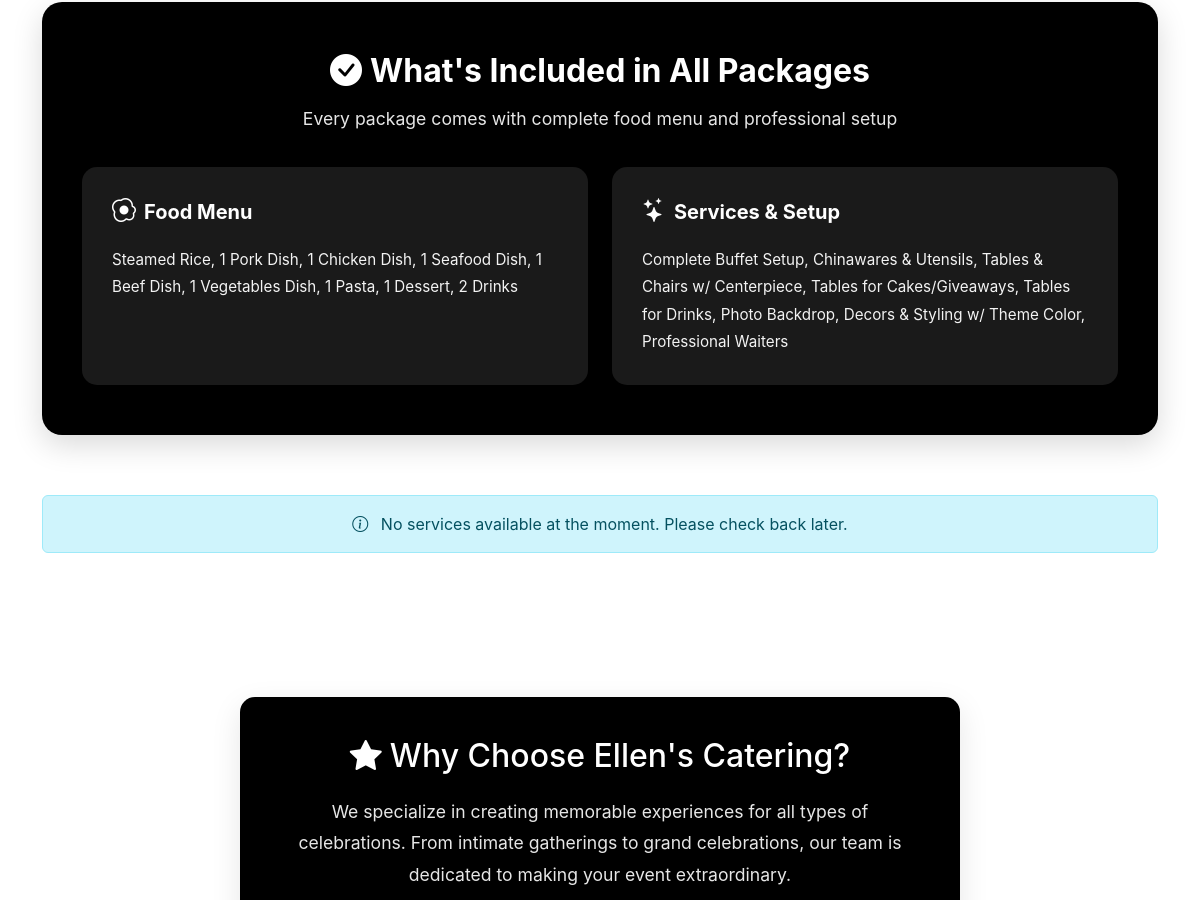
The app's page /services.php (middle part), older data.
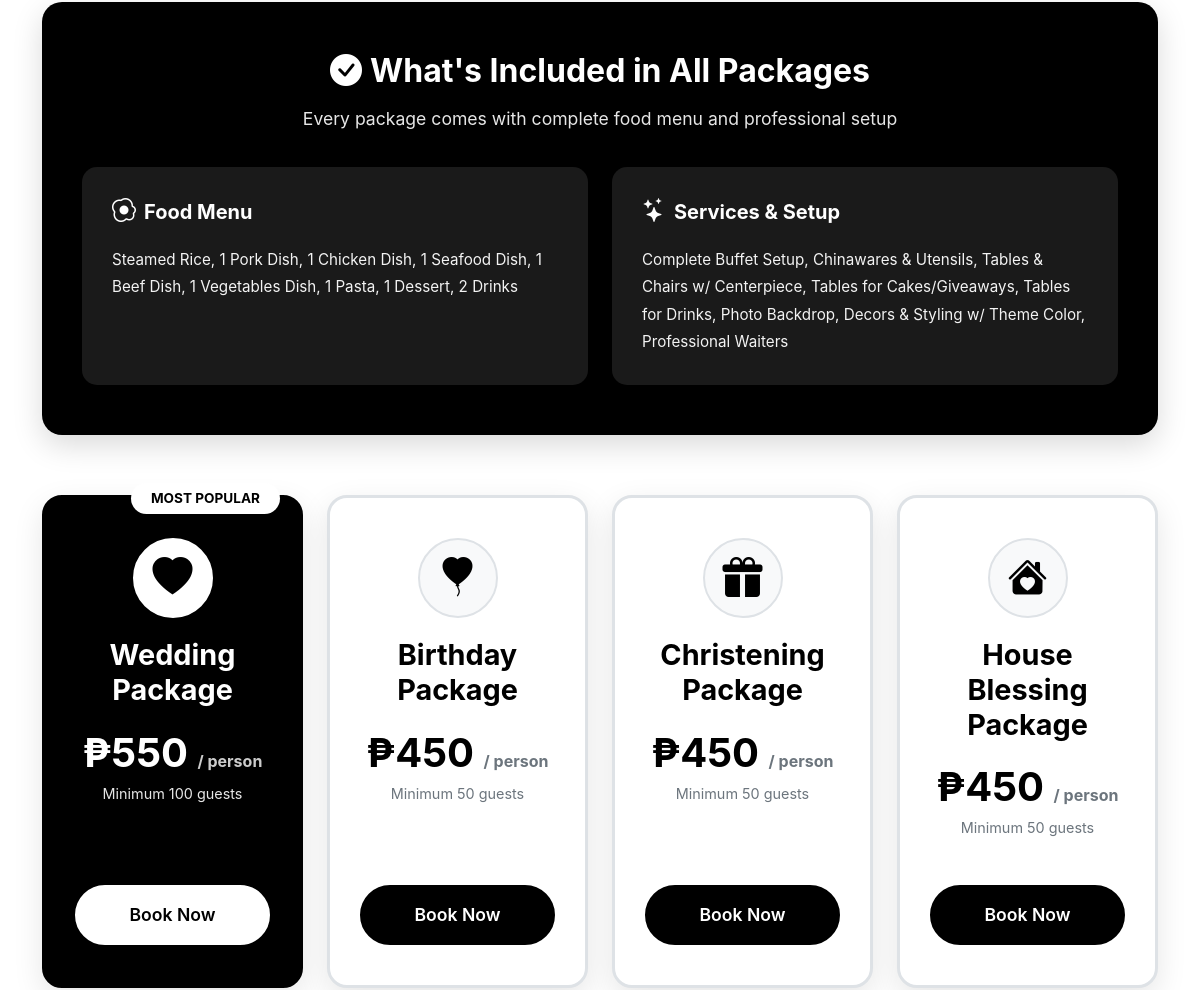
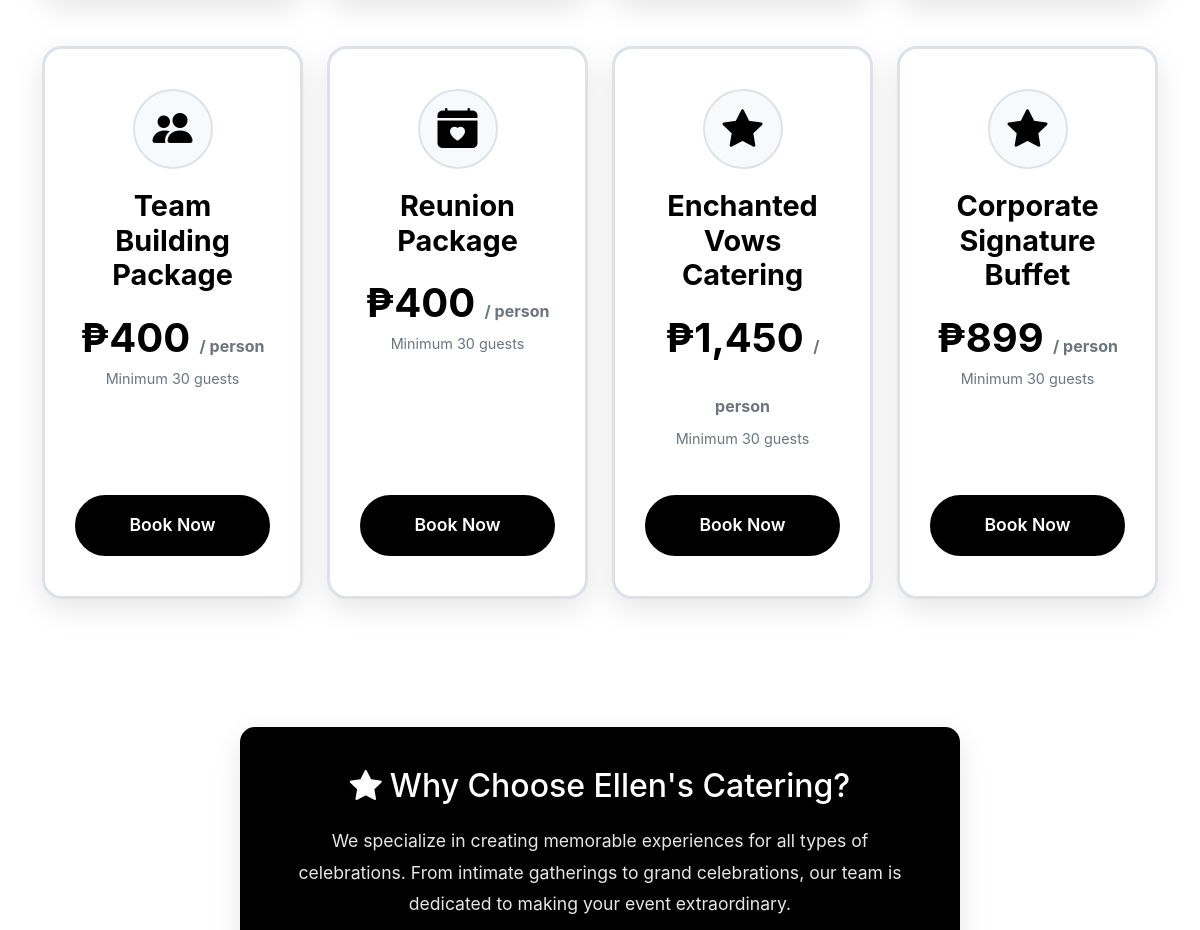
The same page, newer data (2 pictures, top to bottom).
### tables this page shows
CREATE TABLE `services` (
  `ServiceID` int(11) NOT NULL,
  `ServiceName` varchar(100) NOT NULL,
  `ServiceType` enum('wedding','birthday','christening','house_blessing','team_building','reunion','corporate','other') NOT NULL DEFAULT 'other',
  `PricePerPerson` decimal(10,2) NOT NULL,
  `MinimumGuests` int(11) DEFAULT 30,
  `Description` text DEFAULT NULL,
  `ImageURL` varchar(255) DEFAULT NULL,
  `IconClass` varchar(50) DEFAULT 'bi-star-fill' COMMENT 'Bootstrap icon class',
  `Inclusions` text DEFAULT NULL COMMENT 'JSON array of service inclusions',
  `IsPopular` tinyint(1) NOT NULL DEFAULT 0,
  `IsActive` tinyint(1) NOT NULL DEFAULT 1,
  `DisplayOrder` int(11) DEFAULT 0,
  `CreatedAt` timestamp NOT NULL DEFAULT current_timestamp(),
  `UpdatedAt` timestamp NOT NULL DEFAULT current_timestamp() ON UPDATE current_timestamp()
);

### services.php (the view, shortened to what this page needs)
<?php
$conn = getDB();
$servicesQuery = "SELECT * FROM services WHERE IsActive = 1 ORDER BY DisplayOrder ASC, ServiceID ASC";
$servicesResult = $conn->query($servicesQuery);
$services = [];
if ($servicesResult && $servicesResult->num_rows > 0) {
    while ($row = $servicesResult->fetch_assoc()) {
        $services[] = $row;
    }
}
?>
<!DOCTYPE html>
<html lang="en">
<head>
    <link href="https://cdn.jsdelivr.net/npm/bootstrap@5.3.3/dist/css/bootstrap.min.css" rel="stylesheet">
    <link href="https://cdn.jsdelivr.net/npm/bootstrap-icons@1.11.1/font/bootstrap-icons.css" rel="stylesheet">
</head>
<body>
    <section class="services-section">
        <div class="container">
            <div class="row" style="margin-bottom: 60px; margin-top: 40px;">
                <div class="col-12">
                    <div style="background: var(--primary-dark); color: white; border-radius: 20px; padding: 50px 40px; box-shadow: 0 10px 30px rgba(0,0,0,0.15);">
                        <div class="text-center" style="margin-bottom: 35px;">
                            <h3 style="font-size: 2rem; font-weight: 700; margin-bottom: 15px;">
                                <i class="bi bi-check-circle-fill me-2"></i>What's Included in All Packages
                            </h3>
                            <p style="color: rgba(255,255,255,0.9); font-size: 1.1rem; margin: 0;">
                                Every package comes with complete food menu and professional setup
                            </p>
                        </div>
                        <div class="row g-4">
                            <div class="col-md-6">
                                <div style="background: rgba(255,255,255,0.1); border-radius: 15px; padding: 30px; height: 100%;">
                                    <h5 style="color: white; font-weight: 700; margin-bottom: 20px; display: flex; align-items: center;">
                                        <i class="bi bi-egg-fried me-2" style="font-size: 1.5rem;"></i> Food Menu
                                    </h5>
                                    <p style="color: rgba(255,255,255,0.95); font-size: 0.95rem; line-height: 1.8; margin: 0;">
                                        Steamed Rice, 1 Pork Dish, 1 Chicken Dish, 1 Seafood Dish, 1 Beef Dish, 1 Vegetables Dish, 1 Pasta, 1 Dessert, 2 Drinks
                                    </p>
                                </div>
                            </div>
                            <div class="col-md-6">
                                <div style="background: rgba(255,255,255,0.1); border-radius: 15px; padding: 30px; height: 100%;">
                                    <h5 style="color: white; font-weight: 700; margin-bottom: 20px; display: flex; align-items: center;">
                                        <i class="bi bi-stars me-2" style="font-size: 1.5rem;"></i> Services & Setup
                                    </h5>
                                    <p style="color: rgba(255,255,255,0.95); font-size: 0.95rem; line-height: 1.8; margin: 0;">
                                        Complete Buffet Setup, Chinawares & Utensils, Tables & Chairs w/ Centerpiece, Tables for Cakes/Giveaways, Tables for Drinks, Photo Backdrop, Decors & Styling w/ Theme Color, Professional Waiters
                                    </p>
                                </div>
                            </div>
                        </div>
                    </div>
                </div>
            </div>
<div class="row g-4 mb-5">
    <?php if (!empty($services)): ?>
        <?php foreach ($services as $index => $service): ?>
            <?php
                $isPopular = $service['IsPopular'] == 1;
                $cardClass = $isPopular ? 'package-card featured' : 'package-card';
            ?>
            <div class="col-lg-3 col-md-6">
                <div class="<?= $cardClass ?>">
                    <div class="package-icon">
                        <i class="<?= htmlspecialchars($service['IconClass']) ?>"></i>
                    </div>
                    <h4><?= htmlspecialchars($service['ServiceName']) ?></h4>
                    <div class="package-price">
                        ₱<?= number_format($service['PricePerPerson'], 0) ?>
                        <span>/ person</span>
                    </div>
                    <p style="text-align: center; <?= !$isPopular ? 'color: var(--medium-gray);' : '' ?> font-size: 0.9rem; margin-top: -10px;">
                        Minimum <?= number_format($service['MinimumGuests']) ?> guests
                    </p>
                    <a href="manage_booking.php?package=<?= urlencode($service['ServiceName']) ?>" class="cta-button">Book Now</a>
                </div>
            </div>
            <?php
                if (($index + 1) % 4 == 0 && ($index + 1) < count($services)):
            ?>
                </div><div class="row g-4 mb-5">
            <?php endif; ?>
        <?php endforeach; ?>
    <?php else: ?>
        <div class="col-12">
            <div class="alert alert-info text-center">
                <i class="bi bi-info-circle me-2"></i>
                No services available at the moment. Please check back later.
            </div>
        </div>
    <?php endif; ?>
</div>
    <section class="info-section">
        <div class="container">
            <div class="row">
                <div class="col-lg-8 mx-auto">
                    <div class="info-box text-center">
                        <h3><i class="bi bi-star-fill me-2"></i>Why Choose Ellen's Catering?</h3>
                        <p>
                            We specialize in creating memorable experiences for all types of celebrations.
                            From intimate gatherings to grand celebrations, our team is dedicated to making
                            your event extraordinary.
                        </p>
                    </div>
                </div>
            </div>
        </div>
    </section>
</body>
</html>

### services.php (style rules this page uses)
:root { --primary-dark: #000000; --secondary-dark: #1a1a1a; --light-gray: #f8f9fa; --border-gray: #dee2e6; --text-dark: #212529; --accent-gray: #495057; --medium-gray: #6c757d; }
* { margin: 0; padding: 0; box-sizing: border-box; }
body { font-family: -apple-system, BlinkMacSystemFont, 'Segoe UI', Roboto, 'Helvetica Neue', Arial, sans-serif; background-color: var(--light-gray); color: var(--text-dark); overflow-x: hidden; }
.services-section { padding: 80px 0; background: white; }
.package-card { background: white; border-radius: 20px; padding: 40px 30px; box-shadow: 0 10px 30px rgba(0, 0, 0, 0.1); transition: all 0.4s; height: 100%; border: 3px solid var(--border-gray); margin-bottom: 30px; }
.package-card.featured { border-color: var(--primary-dark); position: relative; background: var(--primary-dark); color: white; }
.package-card.featured::before { content: "MOST POPULAR"; position: absolute; top: -15px; right: 20px; background: white; color: var(--primary-dark); padding: 5px 20px; border-radius: 20px; font-weight: 700; font-size: 0.85rem; }
.package-card.featured h4, .package-card.featured .package-price { color: white; }
.package-card.featured .description, .package-card.featured p { color: rgba(255, 255, 255, 0.9) !important; }
.package-icon { width: 80px; height: 80px; background: var(--light-gray); border-radius: 50%; display: flex; align-items: center; justify-content: center; margin: 0 auto 20px; border: 2px solid var(--border-gray); }
.package-card.featured .package-icon { background: white; border-color: white; }
.package-icon i { font-size: 2.5rem; color: var(--primary-dark); }
.package-card h4 { color: var(--primary-dark); font-size: 1.8rem; font-weight: 700; margin-bottom: 15px; text-align: center; }
.package-price { font-size: 2.5rem; color: var(--primary-dark); font-weight: 700; margin-bottom: 10px; text-align: center; }
.package-price span { font-size: 1rem; color: var(--medium-gray); }
.package-card.featured .package-price span { color: rgba(255, 255, 255, 0.8); }
.cta-button { display: inline-block; padding: 15px 40px; background: var(--primary-dark); color: white; font-weight: 600; border-radius: 50px; text-decoration: none; transition: all 0.3s; font-size: 1.1rem; border: 2px solid var(--primary-dark); width: 100%; text-align: center; }
.package-card.featured .cta-button { background: white; color: var(--primary-dark); border-color: white; }
.info-section { background: white; padding: 80px 0; }
.info-box { background: var(--primary-dark); color: white; padding: 40px; border-radius: 15px; box-shadow: 0 10px 30px rgba(0, 0, 0, 0.1); }
.info-box h3 { font-size: 2rem; margin-bottom: 20px; color: white; }
.info-box p { color: rgba(255, 255, 255, 0.9); font-size: 1.1rem; line-height: 1.8; margin-bottom: 15px; }
.package-card { background: white; border-radius: 20px; padding: 40px 30px; box-shadow: 0 10px 30px rgba(0, 0, 0, 0.1); transition: all 0.4s; height: 100%; border: 3px solid var(--border-gray); margin-bottom: 30px; display: flex; flex-direction: column; }
.package-card h4 { color: var(--primary-dark); font-size: 1.8rem; font-weight: 700; margin-bottom: 15px; text-align: center; min-height: 60px; display: flex; align-items: center; justify-content: center; }
.cta-button { display: inline-block; padding: 15px 40px; background: var(--primary-dark); color: white; font-weight: 600; border-radius: 50px; text-decoration: none; transition: all 0.3s; font-size: 1.1rem; border: 2px solid var(--primary-dark); width: 100%; text-align: center; margin-top: auto; }

Row changes from the older to the newer data that the page shows:
added services: ServiceName "Wedding Package", PricePerPerson "550", MinimumGuests "100", IsPopular 1 (drawn)
added services: ServiceName "Birthday Package", PricePerPerson "450", MinimumGuests "50"
added services: ServiceName "Christening Package", PricePerPerson "450", MinimumGuests "50"
added services: ServiceName "House Blessing Package", PricePerPerson "450", MinimumGuests "50"
added services: ServiceName "Team Building Package", PricePerPerson "400", MinimumGuests "30"
added services: ServiceName "Reunion Package", PricePerPerson "400", MinimumGuests "30"
added services: ServiceName "Enchanted Vows Catering", PricePerPerson "1,450", MinimumGuests "30"
added services: ServiceName "Corporate Signature Buffet", PricePerPerson "899", MinimumGuests "30"
Text that changed along with them:
text no longer shown: "No services available at the moment. Please check back later."
